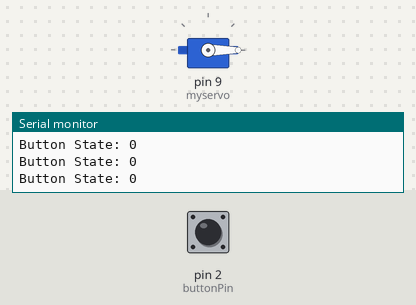
Bench run of a sketch on a simulated Arduino Uno, built with avr-gcc and run on an emulated ATmega328P. Parts: servo, the last lines printed to the serial monitor. The inputs (shaded band) are chosen by the test bench; at power-on: pin 2 (buttonPin) LOW.

Above: at 1.2 s.
1.3 s: pin 2 (buttonPin) pulled HIGH for 0.15 s
At 1.4 s:
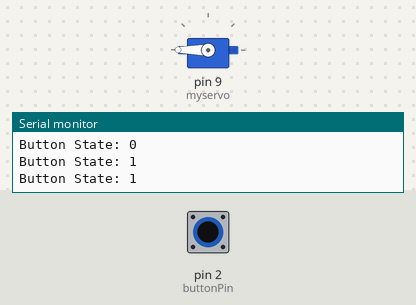
2.9 s: pin 2 (buttonPin) pulled HIGH for 3.2 s
At 6.6 s:
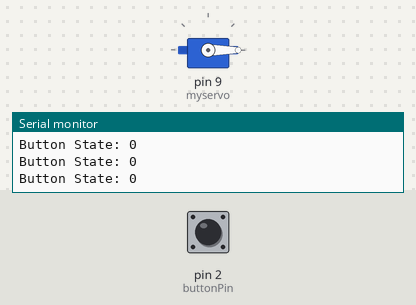
Timing chart, 0 to 8.1 s (numbered marks = the images above; inputs shaded):
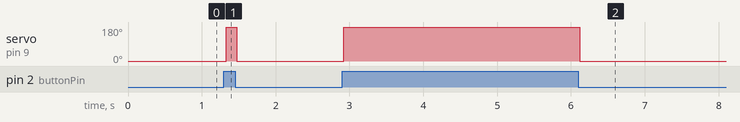

The sketch:

Arduino_Servo.ino
```cpp
//Team Member: Kel Shang, Rin Nishiwaki
//Team Name: Box Twisters

/* #include <Servo.h>

Servo myservo;
const int buttonPin = 2;

int buttonState = 0;
int previousButtonState = 0;

void setup() {
  myservo.attach(9);
  pinMode(buttonPin, INPUT);
  Serial.begin(9600);
}

void loop() {
buttonState = digitalRead(buttonPin);
Serial.print("Button State: ");
Serial.println(buttonState);

  if (buttonState != previousButtonState) {
    if(buttonState == HIGH){
    myservo.write(180);
    } else {
    myservo.write(0);
  }
  }
  previousButtonState = buttonState;
}*/

 #include <Servo.h>

Servo myservo;
const int buttonPin = 2;

int buttonState = 0;

void setup() {
  myservo.attach(9);
  pinMode(buttonPin, INPUT);
  Serial.begin(9600);
}

void loop() {
buttonState = digitalRead(buttonPin);
Serial.print("Button State: ");
Serial.println(buttonState);

  if (buttonState == HIGH) {
    myservo.write(180);
  } else {
    myservo.write(0);
  }
}
```

Measured:
- after the input at 1.3 s, servo on pin 9 (myservo): 0° → 180° at once, → 0° 0.14 s later
- after the input at 2.9 s, servo on pin 9 (myservo): 0° → 180° at once, → 0° 3.2 s later
